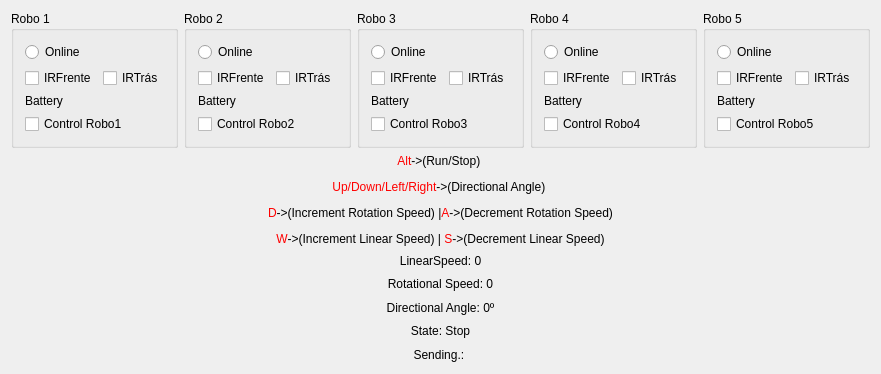
<?xml version="1.0" encoding="UTF-8"?>
<ui version="4.0">
 <class>MainWindow</class>
 <widget class="QMainWindow" name="MainWindow">
  <property name="geometry">
   <rect>
    <x>0</x>
    <y>0</y>
    <width>787</width>
    <height>374</height>
   </rect>
  </property>
  <property name="windowTitle">
   <string>Commander</string>
  </property>
  <property name="windowIcon">
   <iconset resource="rs.qrc">
    <normaloff>:/commander.png</normaloff>:/commander.png</iconset>
  </property>
  <widget class="QWidget" name="centralWidget">
   <layout class="QGridLayout" name="gridLayout">
    <item row="6" column="0" colspan="5">
     <widget class="QLabel" name="lbSending">
      <property name="text">
       <string>Sending.: </string>
      </property>
      <property name="alignment">
       <set>Qt::AlignCenter</set>
      </property>
     </widget>
    </item>
    <item row="2" column="0" colspan="5">
     <widget class="QLabel" name="lbLinearSpeed">
      <property name="text">
       <string>LinearSpeed: 0</string>
      </property>
      <property name="alignment">
       <set>Qt::AlignCenter</set>
      </property>
     </widget>
    </item>
    <item row="0" column="4">
     <widget class="QGroupBox" name="groupBox_5">
      <property name="title">
       <string>Robo 5</string>
      </property>
      <property name="checkable">
       <bool>false</bool>
      </property>
      <layout class="QGridLayout" name="gridLayout_6">
       <item row="0" column="0">
        <widget class="QRadioButton" name="OnlineRobo5">
         <property name="text">
          <string>Online</string>
         </property>
         <property name="checkable">
          <bool>false</bool>
         </property>
        </widget>
       </item>
       <item row="3" column="0">
        <widget class="QCheckBox" name="checkBoxRobo5">
         <property name="text">
          <string>Control Robo5</string>
         </property>
        </widget>
       </item>
       <item row="2" column="0">
        <layout class="QHBoxLayout" name="horizontalLayout_10">
         <item>
          <widget class="QLabel" name="label_10">
           <property name="text">
            <string>Battery</string>
           </property>
          </widget>
         </item>
        </layout>
       </item>
       <item row="1" column="0">
        <layout class="QHBoxLayout" name="horizontalLayout_5">
         <item>
          <widget class="QCheckBox" name="IRFrente5">
           <property name="text">
            <string>IRFrente</string>
           </property>
           <property name="checkable">
            <bool>false</bool>
           </property>
          </widget>
         </item>
         <item>
          <widget class="QCheckBox" name="IrTras5">
           <property name="text">
            <string>IRTrás</string>
           </property>
           <property name="checkable">
            <bool>false</bool>
           </property>
          </widget>
         </item>
        </layout>
       </item>
      </layout>
     </widget>
    </item>
    <item row="0" column="0">
     <widget class="QGroupBox" name="groupBox">
      <property name="title">
       <string>Robo 1</string>
      </property>
      <layout class="QGridLayout" name="gridLayout_2">
       <item row="3" column="0">
        <widget class="QCheckBox" name="checkBoxRobo1">
         <property name="text">
          <string>Control Robo1</string>
         </property>
        </widget>
       </item>
       <item row="0" column="0">
        <widget class="QRadioButton" name="OnlineRobo1">
         <property name="text">
          <string>Online</string>
         </property>
         <property name="checkable">
          <bool>false</bool>
         </property>
        </widget>
       </item>
       <item row="1" column="0">
        <layout class="QHBoxLayout" name="horizontalLayout">
         <item>
          <widget class="QCheckBox" name="IRFrente1">
           <property name="text">
            <string>IRFrente</string>
           </property>
           <property name="checkable">
            <bool>false</bool>
           </property>
          </widget>
         </item>
         <item>
          <widget class="QCheckBox" name="IrTras1">
           <property name="text">
            <string>IRTrás</string>
           </property>
           <property name="checkable">
            <bool>false</bool>
           </property>
          </widget>
         </item>
        </layout>
       </item>
       <item row="2" column="0">
        <layout class="QHBoxLayout" name="horizontalLayout_6">
         <item>
          <widget class="QLabel" name="label_6">
           <property name="text">
            <string>Battery</string>
           </property>
          </widget>
         </item>
        </layout>
       </item>
      </layout>
     </widget>
    </item>
    <item row="0" column="3">
     <widget class="QGroupBox" name="groupBox_4">
      <property name="title">
       <string>Robo 4</string>
      </property>
      <layout class="QGridLayout" name="gridLayout_5">
       <item row="3" column="0">
        <widget class="QCheckBox" name="checkBoxRobo4">
         <property name="text">
          <string>Control Robo4</string>
         </property>
        </widget>
       </item>
       <item row="0" column="0">
        <widget class="QRadioButton" name="OnlineRobo4">
         <property name="text">
          <string>Online</string>
         </property>
         <property name="checkable">
          <bool>false</bool>
         </property>
        </widget>
       </item>
       <item row="1" column="0">
        <layout class="QHBoxLayout" name="horizontalLayout_4">
         <item>
          <widget class="QCheckBox" name="IRFrente4">
           <property name="text">
            <string>IRFrente</string>
           </property>
           <property name="checkable">
            <bool>false</bool>
           </property>
          </widget>
         </item>
         <item>
          <widget class="QCheckBox" name="IrTras4">
           <property name="text">
            <string>IRTrás</string>
           </property>
           <property name="checkable">
            <bool>false</bool>
           </property>
          </widget>
         </item>
        </layout>
       </item>
       <item row="2" column="0">
        <layout class="QHBoxLayout" name="horizontalLayout_9">
         <item>
          <widget class="QLabel" name="label_9">
           <property name="text">
            <string>Battery</string>
           </property>
          </widget>
         </item>
        </layout>
       </item>
      </layout>
     </widget>
    </item>
    <item row="0" column="1">
     <widget class="QGroupBox" name="groupBox_2">
      <property name="title">
       <string>Robo 2</string>
      </property>
      <layout class="QGridLayout" name="gridLayout_3">
       <item row="3" column="0">
        <widget class="QCheckBox" name="checkBoxRobo2">
         <property name="text">
          <string>Control Robo2</string>
         </property>
        </widget>
       </item>
       <item row="0" column="0">
        <widget class="QRadioButton" name="OnlineRobo2">
         <property name="text">
          <string>Online</string>
         </property>
         <property name="checkable">
          <bool>false</bool>
         </property>
        </widget>
       </item>
       <item row="2" column="0">
        <layout class="QHBoxLayout" name="horizontalLayout_7">
         <item>
          <widget class="QLabel" name="label_7">
           <property name="text">
            <string>Battery</string>
           </property>
          </widget>
         </item>
        </layout>
       </item>
       <item row="1" column="0">
        <layout class="QHBoxLayout" name="horizontalLayout_2">
         <item>
          <widget class="QCheckBox" name="IRFrente2">
           <property name="text">
            <string>IRFrente</string>
           </property>
           <property name="checkable">
            <bool>false</bool>
           </property>
          </widget>
         </item>
         <item>
          <widget class="QCheckBox" name="IrTras2">
           <property name="text">
            <string>IRTrás</string>
           </property>
           <property name="checkable">
            <bool>false</bool>
           </property>
          </widget>
         </item>
        </layout>
       </item>
      </layout>
     </widget>
    </item>
    <item row="0" column="2">
     <widget class="QGroupBox" name="groupBox_3">
      <property name="title">
       <string>Robo 3</string>
      </property>
      <layout class="QGridLayout" name="gridLayout_4">
       <item row="3" column="0">
        <widget class="QCheckBox" name="checkBoxRobo3">
         <property name="text">
          <string>Control Robo3</string>
         </property>
        </widget>
       </item>
       <item row="0" column="0">
        <widget class="QRadioButton" name="OnlineRobo3_2">
         <property name="text">
          <string>Online</string>
         </property>
         <property name="checkable">
          <bool>false</bool>
         </property>
        </widget>
       </item>
       <item row="1" column="0">
        <layout class="QHBoxLayout" name="horizontalLayout_11">
         <item>
          <widget class="QCheckBox" name="IRFrente3_2">
           <property name="text">
            <string>IRFrente</string>
           </property>
           <property name="checkable">
            <bool>false</bool>
           </property>
          </widget>
         </item>
         <item>
          <widget class="QCheckBox" name="IrTras3_2">
           <property name="text">
            <string>IRTrás</string>
           </property>
           <property name="checkable">
            <bool>false</bool>
           </property>
          </widget>
         </item>
        </layout>
       </item>
       <item row="2" column="0">
        <layout class="QHBoxLayout" name="horizontalLayout_12">
         <item>
          <widget class="QLabel" name="label_11">
           <property name="text">
            <string>Battery</string>
           </property>
          </widget>
         </item>
        </layout>
       </item>
      </layout>
     </widget>
    </item>
    <item row="5" column="0" colspan="5">
     <widget class="QLabel" name="lbState">
      <property name="text">
       <string>State: Stop</string>
      </property>
      <property name="alignment">
       <set>Qt::AlignCenter</set>
      </property>
     </widget>
    </item>
    <item row="1" column="0" colspan="5">
     <widget class="QLabel" name="label_2">
      <property name="text">
       <string>&lt;html&gt;&lt;head/&gt;&lt;body&gt;&lt;p&gt;&lt;span style=&quot; color:#ff0000;&quot;&gt;Alt&lt;/span&gt;-&amp;gt;(Run/Stop) &lt;/p&gt;&lt;p&gt;&lt;span style=&quot; color:#ff0000;&quot;&gt;Up/Down/Left/Right&lt;/span&gt;-&amp;gt;(Directional Angle) &lt;/p&gt;&lt;p&gt;&lt;span style=&quot; color:#ff0000;&quot;&gt;D&lt;/span&gt;-&amp;gt;(Increment Rotation Speed) |&lt;span style=&quot; color:#ff0000;&quot;&gt;A&lt;/span&gt;-&amp;gt;(Decrement Rotation Speed)&lt;/p&gt;&lt;p&gt;&lt;span style=&quot; color:#ff0000;&quot;&gt;W&lt;/span&gt;-&amp;gt;(Increment Linear Speed) | &lt;span style=&quot; color:#ff0000;&quot;&gt;S&lt;/span&gt;-&amp;gt;(Decrement Linear Speed)&lt;/p&gt;&lt;/body&gt;&lt;/html&gt;</string>
      </property>
      <property name="alignment">
       <set>Qt::AlignCenter</set>
      </property>
     </widget>
    </item>
    <item row="3" column="0" colspan="5">
     <widget class="QLabel" name="lbRotational">
      <property name="text">
       <string>Rotational Speed: 0</string>
      </property>
      <property name="alignment">
       <set>Qt::AlignCenter</set>
      </property>
     </widget>
    </item>
    <item row="4" column="0" colspan="5">
     <widget class="QLabel" name="lbAngle">
      <property name="text">
       <string>Directional Angle: 0º</string>
      </property>
      <property name="alignment">
       <set>Qt::AlignCenter</set>
      </property>
     </widget>
    </item>
   </layout>
  </widget>
  <widget class="QMenuBar" name="menuBar">
   <property name="geometry">
    <rect>
     <x>0</x>
     <y>0</y>
     <width>787</width>
     <height>21</height>
    </rect>
   </property>
  </widget>
 </widget>
 <layoutdefault spacing="6" margin="11"/>
 <resources>
  <include location="rs.qrc"/>
 </resources>
 <connections/>
</ui>
